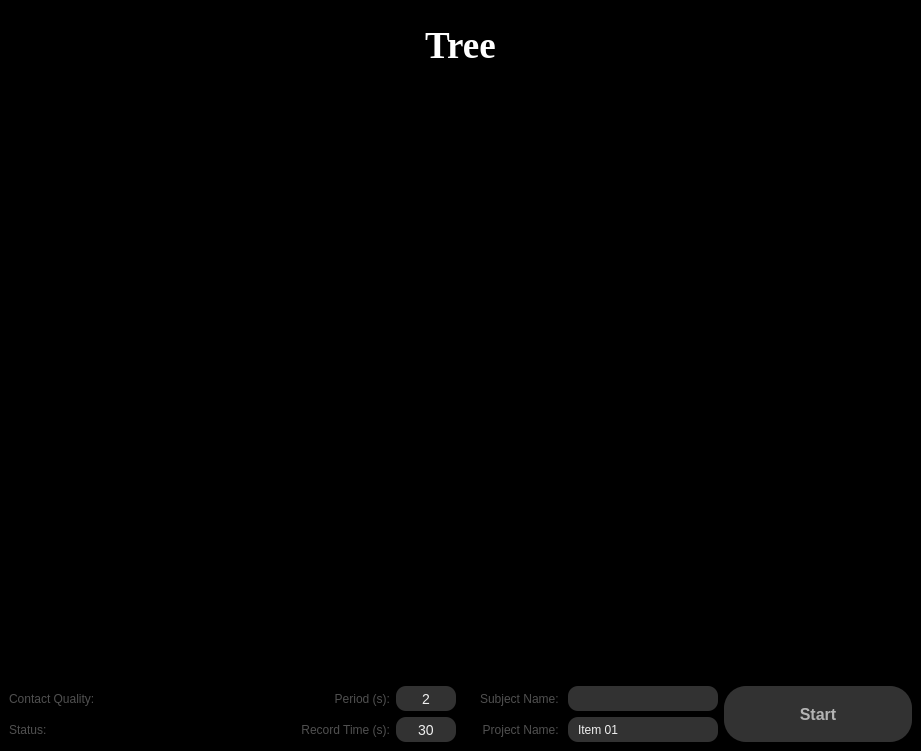
<?xml version="1.0" encoding="UTF-8"?>
<ui version="4.0">
 <class>MainWindow</class>
 <widget class="QMainWindow" name="MainWindow">
  <property name="geometry">
   <rect>
    <x>0</x>
    <y>0</y>
    <width>921</width>
    <height>751</height>
   </rect>
  </property>
  <property name="windowTitle">
   <string>Image to Brain</string>
  </property>
  <property name="styleSheet">
   <string notr="true">background-color: rgb(0, 0, 0);</string>
  </property>
  <widget class="QWidget" name="centralwidget">
   <layout class="QGridLayout" name="gridLayout_2">
    <item row="0" column="0">
     <layout class="QGridLayout" name="gridLayout_3">
      <item row="0" column="0" colspan="6">
       <widget class="QLabel" name="lbl_class">
        <property name="minimumSize">
         <size>
          <width>0</width>
          <height>0</height>
         </size>
        </property>
        <property name="maximumSize">
         <size>
          <width>16777215</width>
          <height>72</height>
         </size>
        </property>
        <property name="font">
         <font>
          <family>Times New Roman</family>
          <pointsize>28</pointsize>
          <weight>75</weight>
          <italic>false</italic>
          <bold>true</bold>
         </font>
        </property>
        <property name="styleSheet">
         <string notr="true">color: rgb(255, 255, 255);</string>
        </property>
        <property name="text">
         <string>Tree</string>
        </property>
        <property name="alignment">
         <set>Qt::AlignCenter</set>
        </property>
       </widget>
      </item>
      <item row="2" column="5" rowspan="2">
       <widget class="QPushButton" name="btn_main">
        <property name="sizePolicy">
         <sizepolicy hsizetype="Preferred" vsizetype="Preferred">
          <horstretch>0</horstretch>
          <verstretch>0</verstretch>
         </sizepolicy>
        </property>
        <property name="minimumSize">
         <size>
          <width>150</width>
          <height>0</height>
         </size>
        </property>
        <property name="maximumSize">
         <size>
          <width>200</width>
          <height>75</height>
         </size>
        </property>
        <property name="cursor">
         <cursorShape>PointingHandCursor</cursorShape>
        </property>
        <property name="styleSheet">
         <string notr="true">QPushButton#btn_main {
	background-color: rgb(50, 50, 50);
	color: rgb(180, 180, 180);
	border-radius:22px;
	font: bold 16px;
}
QPushButton#btn_main:hover {
	background-color:rgb(85, 170, 127);
    color: rgb(255, 255, 255);

}
QPushButton#btn_main:pressed {
    background-color: rgb(200, 200, 200);
	color: rgb(25, 25, 25);

}</string>
        </property>
        <property name="text">
         <string>Start</string>
        </property>
       </widget>
      </item>
      <item row="3" column="0">
       <widget class="QLabel" name="lbl_status">
        <property name="maximumSize">
         <size>
          <width>16777215</width>
          <height>25</height>
         </size>
        </property>
        <property name="styleSheet">
         <string notr="true">color: rgb(80, 80, 80);</string>
        </property>
        <property name="text">
         <string>Status:</string>
        </property>
       </widget>
      </item>
      <item row="1" column="0" colspan="6">
       <widget class="QLabel" name="image">
        <property name="maximumSize">
         <size>
          <width>16777215</width>
          <height>16777215</height>
         </size>
        </property>
        <property name="text">
         <string/>
        </property>
        <property name="pixmap">
         <pixmap>Images/tree_03.jpg</pixmap>
        </property>
        <property name="scaledContents">
         <bool>false</bool>
        </property>
        <property name="alignment">
         <set>Qt::AlignCenter</set>
        </property>
       </widget>
      </item>
      <item row="2" column="0">
       <widget class="QLabel" name="lbl_contactQuality">
        <property name="maximumSize">
         <size>
          <width>16777215</width>
          <height>25</height>
         </size>
        </property>
        <property name="styleSheet">
         <string notr="true">color: rgb(80,80, 80);</string>
        </property>
        <property name="text">
         <string>Contact Quality:</string>
        </property>
       </widget>
      </item>
      <item row="2" column="4">
       <widget class="QLineEdit" name="txt_subjectName">
        <property name="minimumSize">
         <size>
          <width>100</width>
          <height>0</height>
         </size>
        </property>
        <property name="maximumSize">
         <size>
          <width>150</width>
          <height>25</height>
         </size>
        </property>
        <property name="layoutDirection">
         <enum>Qt::LeftToRight</enum>
        </property>
        <property name="styleSheet">
         <string notr="true">QLineEdit{ 
background-color: rgb(50, 50, 50);
color: rgb(240, 240, 240);
border-radius: 10px;
font-size: 14px;
padding-left: 2px;
}
QLineEdit:focus {
background-color: rgb(200, 200, 200);
color: rgb(0, 0, 0);
}</string>
        </property>
        <property name="text">
         <string/>
        </property>
        <property name="maxLength">
         <number>15</number>
        </property>
        <property name="alignment">
         <set>Qt::AlignCenter</set>
        </property>
        <property name="dragEnabled">
         <bool>false</bool>
        </property>
       </widget>
      </item>
      <item row="3" column="4">
       <widget class="QComboBox" name="comboBox">
        <property name="minimumSize">
         <size>
          <width>100</width>
          <height>0</height>
         </size>
        </property>
        <property name="maximumSize">
         <size>
          <width>150</width>
          <height>25</height>
         </size>
        </property>
        <property name="cursor">
         <cursorShape>PointingHandCursor</cursorShape>
        </property>
        <property name="contextMenuPolicy">
         <enum>Qt::DefaultContextMenu</enum>
        </property>
        <property name="layoutDirection">
         <enum>Qt::LeftToRight</enum>
        </property>
        <property name="styleSheet">
         <string notr="true">QComboBox{
	background-color: rgb(50, 50, 50);
	color: rgb(240, 240, 240);
    Border-radius: 10px;
    Padding-left: 10px;
} 
QComboBox::drop-down {
    Width: 0px;
} 

QComboBox QAbstractItemView{
    color: #cccccc; 
    border: 0px; 
    selection-background-color: #707070;
}
</string>
        </property>
        <property name="currentText">
         <string>Item 01</string>
        </property>
        <property name="frame">
         <bool>true</bool>
        </property>
        <item>
         <property name="text">
          <string>Item 01</string>
         </property>
        </item>
        <item>
         <property name="text">
          <string>Item 02</string>
         </property>
        </item>
       </widget>
      </item>
      <item row="3" column="3">
       <widget class="QLabel" name="lbl_projectName">
        <property name="maximumSize">
         <size>
          <width>120</width>
          <height>16777215</height>
         </size>
        </property>
        <property name="styleSheet">
         <string notr="true">color: rgb(80,80, 80);</string>
        </property>
        <property name="text">
         <string>Project Name: </string>
        </property>
        <property name="alignment">
         <set>Qt::AlignRight|Qt::AlignTrailing|Qt::AlignVCenter</set>
        </property>
       </widget>
      </item>
      <item row="2" column="3">
       <widget class="QLabel" name="lbl_subjectName">
        <property name="maximumSize">
         <size>
          <width>100</width>
          <height>16777215</height>
         </size>
        </property>
        <property name="styleSheet">
         <string notr="true">color: rgb(80,80, 80);</string>
        </property>
        <property name="text">
         <string>Subject Name: </string>
        </property>
        <property name="alignment">
         <set>Qt::AlignRight|Qt::AlignTrailing|Qt::AlignVCenter</set>
        </property>
       </widget>
      </item>
      <item row="2" column="2">
       <widget class="QLineEdit" name="txt_period">
        <property name="minimumSize">
         <size>
          <width>0</width>
          <height>0</height>
         </size>
        </property>
        <property name="maximumSize">
         <size>
          <width>60</width>
          <height>25</height>
         </size>
        </property>
        <property name="layoutDirection">
         <enum>Qt::LeftToRight</enum>
        </property>
        <property name="styleSheet">
         <string notr="true">QLineEdit{ 
background-color: rgb(50, 50, 50);
color: rgb(240, 240, 240);
border-radius: 10px;
font-size: 14px;
padding-left: 2px;
}
QLineEdit:focus {
background-color: rgb(200, 200, 200);
color: rgb(0, 0, 0);
}</string>
        </property>
        <property name="text">
         <string>2</string>
        </property>
        <property name="maxLength">
         <number>2</number>
        </property>
        <property name="frame">
         <bool>true</bool>
        </property>
        <property name="alignment">
         <set>Qt::AlignCenter</set>
        </property>
        <property name="dragEnabled">
         <bool>false</bool>
        </property>
       </widget>
      </item>
      <item row="2" column="1">
       <widget class="QLabel" name="lbl_period">
        <property name="minimumSize">
         <size>
          <width>120</width>
          <height>0</height>
         </size>
        </property>
        <property name="styleSheet">
         <string notr="true">color: rgb(80,80, 80);</string>
        </property>
        <property name="text">
         <string>Period (s):</string>
        </property>
        <property name="alignment">
         <set>Qt::AlignRight|Qt::AlignTrailing|Qt::AlignVCenter</set>
        </property>
       </widget>
      </item>
      <item row="3" column="2">
       <widget class="QLineEdit" name="txt_recTime">
        <property name="minimumSize">
         <size>
          <width>0</width>
          <height>0</height>
         </size>
        </property>
        <property name="maximumSize">
         <size>
          <width>60</width>
          <height>25</height>
         </size>
        </property>
        <property name="layoutDirection">
         <enum>Qt::LeftToRight</enum>
        </property>
        <property name="styleSheet">
         <string notr="true">QLineEdit{ 
background-color: rgb(50, 50, 50);
color: rgb(240, 240, 240);
border-radius: 10px;
font-size: 14px;
padding-left: 2px;
}
QLineEdit:focus {
background-color: rgb(200, 200, 200);
color: rgb(0, 0, 0);
}</string>
        </property>
        <property name="text">
         <string>30</string>
        </property>
        <property name="maxLength">
         <number>3</number>
        </property>
        <property name="alignment">
         <set>Qt::AlignCenter</set>
        </property>
        <property name="dragEnabled">
         <bool>false</bool>
        </property>
       </widget>
      </item>
      <item row="3" column="1">
       <widget class="QLabel" name="lbl_recTime">
        <property name="minimumSize">
         <size>
          <width>120</width>
          <height>0</height>
         </size>
        </property>
        <property name="styleSheet">
         <string notr="true">color: rgb(80,80, 80);</string>
        </property>
        <property name="text">
         <string>Record Time (s):</string>
        </property>
        <property name="alignment">
         <set>Qt::AlignRight|Qt::AlignTrailing|Qt::AlignVCenter</set>
        </property>
       </widget>
      </item>
     </layout>
    </item>
   </layout>
  </widget>
 </widget>
 <resources/>
 <connections/>
</ui>
